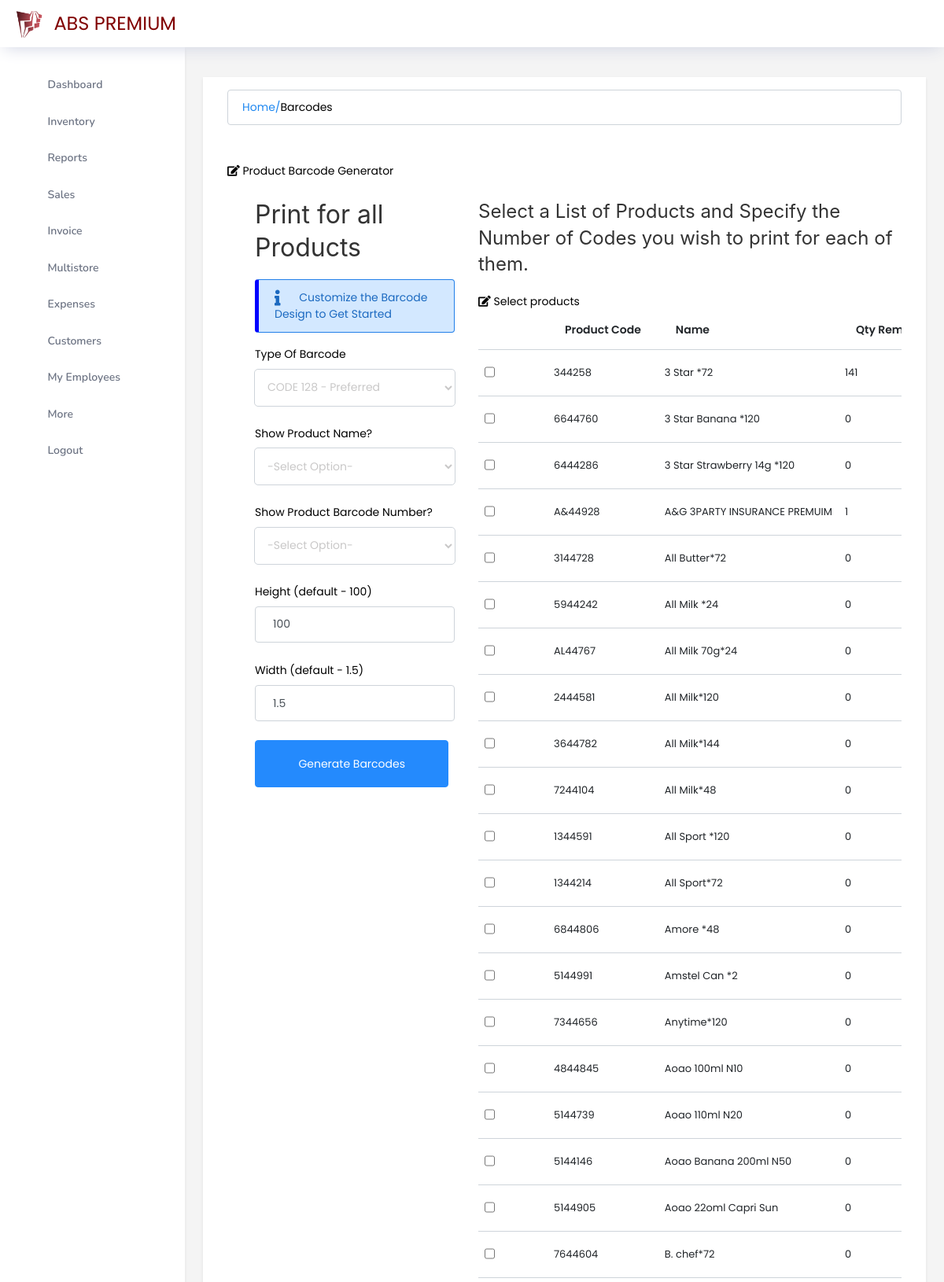
Page /views/barcodes (signed in, upper part) on the committed database.
### tables this page shows
CREATE TABLE `product` (
  `id` int(11) NOT NULL,
  `product_name` varchar(150) DEFAULT NULL,
  `measurement_unit` varchar(255) DEFAULT NULL,
  `product_id` varchar(150) DEFAULT NULL,
  `po_number` varchar(255) DEFAULT NULL,
  `store_id` varchar(11) DEFAULT NULL,
  `barcode_id` varchar(50) DEFAULT NULL,
  `order_number` varchar(150) DEFAULT NULL,
  `quantity` int(11) DEFAULT NULL,
  `max_to_sell` int(11) DEFAULT NULL,
  `product_price` int(11) DEFAULT NULL,
  `cost_price` double DEFAULT NULL,
  `product_discount` double DEFAULT 0,
  `quantity_rem` int(11) DEFAULT 0,
  `pvld_restrict_sales` int(11) DEFAULT 0,
  `reorder_level` int(11) DEFAULT 0,
  `price_level_qty_above` int(11) DEFAULT 0,
  `price_level_qty_below` int(11) DEFAULT 0,
  `price_level_amount` double DEFAULT 0,
  `pexpiry_date` date DEFAULT '0000-00-00',
  `received_status` int(1) NOT NULL DEFAULT 0
);

### views/barcodes.php (the view, shortened to what this page needs)
<?php
include "../partials/header.php";
include "../partials/sidebar.php";
?>
<div class="main-panel">
    <div class="content-wrapper">
        <div class="row rounded-0 shadow-sm bg-white p-3">
            <div class="col-md-12">
                <ol class="breadcrumb hidden-print">
                    <li><a href="../dashboard.php">Home/ </a></li>
                    <li class="active"> Barcodes</li>
                </ol>
                <div class="panel panel-default">
                    <div class="panel-heading hidden-print">
                        <div class="page-heading mt-5 mb-4"> <i class="fas fa-edit"></i> Product Barcode Generator</div>
                    </div>
                    <div class="panel-body">
                        <?php
                        if (isset($_POST["generateCodeForSelected"])) {
                            $productIDs = [];
                            $productQtys = [];
                            foreach ($_POST["selectedForCode"] as $value) {
                                array_push($productIDs, $value);
                            }
                            foreach ($_POST["selectedForCodeQty"] as $value) {
                                if (!empty($value)) {
                                    array_push($productQtys, $value);
                                }
                            }
                            ?>
                            <div class="row" style="margin-top: 10px;">
                            <?php
                            $count = 0;
                            $generator = new Picqer\Barcode\BarcodeGeneratorPNG();
                                for ($i=0; $i < sizeof($productQtys); $i++) {
                                    $qtyToPrint = intval($productQtys[$i]);
                                    $pId = $productIDs[$i];
                                    generateCodes($count, $qtyToPrint,$pId,$generator);
                                }
                        ?>
                </div>
                            <button class="btn customize-abs-btn btn-lg hidden-print" onclick="window.print()">Print</button>
                        <?php  } else { ?>
                            <div class="row" style="margin-left: 20px;">
                                <div class="col-md-4">
                                    <h2>Print for all Products</h2>
                                    <form action="" method="post">
                                        <div class="alert alert-info" style="border-left: 5px solid blue;"> <i class="fas fa-info"></i> Customize the Barcode Design to Get Started</div>
                                        <div class="form-group">
                                            <label for="">Type Of Barcode</label>
                                            <select name="barcode_type" id="" class="form-control" required>
                                                <option selected value="TYPE_CODE_128">CODE 128 - Preferred</option>
                                            </select>
                                        </div>
                                        <div class="form-group">
                                            <label for="">Show Product Name?</label>
                                            <select name="barcode_name" id="" class="form-control">
                                                <option>-Select Option-</option>
                                            </select>
                                        </div>
                                        <div class="form-group">
                                            <label for="">Show Product Barcode Number?</label>
                                            <select name="barcode_number" id="" class="form-control">
                                                <option>-Select Option-</option>
                                            </select>
                                        </div>
                                        <div class="form-group">
                                            <label for="">Height (default - 100)</label>
                                            <input type="text" name="barcode_height" class="form-control" value="100">
                                        </div>
                                        <div class="form-group">
                                            <label for="">Width (default - 1.5)</label>
                                            <input type="text" name="barcode_width" class="form-control" value="1.5">
                                        </div>
                                        <button class="btn btn-info btn-lg" name="generate_code">Generate Barcodes</button>
                                    </form>
                                </div>
                                <div class="col-md-8">
                                    <h3>Select a List of Products and Specify the Number of Codes you wish to print for each of them.</h3>
                                    <div class="panel panel-default">
                                        <div class="panel-heading">
                                            <div class="page-heading"> <i class="fas fa-edit"></i> Select products</div>
                                        </div>
                                        <div class="panel-body" id="product-holder">
                                            <div style="overflow-x:auto">
                                                <form action="" method="post">
                                                    <table class="display table table-flush" id="barcode_table">
                                                        <thead>
                                                            <tr>
                                                                <th></th>
                                                                <th style="width: 20%;"></th>
                                                                <th>Product Code</th>
                                                                <th>Name</th>
                                                                <th>Qty Rem.</th>
                                                            </tr>
                                                        </thead>
                                                        <tbody>
                                                            <?php
                                                            $sql = mysqli_query($con, "SELECT * FROM product ORDER BY product_name ASC") or die(mysqli_error($con));
                                                            while ($fetch = mysqli_fetch_array($sql)) {
                                                                echo "<tr>";
                                                                echo '<td>
                                                                <input type="checkbox" name="selectedForCode[]" onclick=\'toggleCheck(this.value)\' value="' . $fetch["product_id"] . '"></td>';
                                                                echo '<td>
                                                                <input type="number" style="display:none" name="selectedForCodeQty[]" class="form-control" id="' . $fetch["product_id"] . 'field">
                                                                </td>';
                                                                echo "<td>" . $fetch["product_id"] . "</td>";
                                                                echo "<td>" . $fetch["product_name"] . "</td>";
                                                                echo "<td>" . $fetch["quantity_rem"] . "</td>";
                                                            ?>
                                                                </tr>
                                                            <?php
                                                            }
                                                            ?>
                                                        </tbody>
                                                    </table>
                                                    <br>
                                                    <br>
                                                </form>
                                            </div>
                                        </div>
                                    </div>
                                </div>
                            <?php } ?>
                            </div>
                    </div>
                </div>
            </div>
        </div>
    </div>
</div>
</div>
</div>
<?php include "../partials/footer.php"; ?>

### css/abs.css (style rules this page uses)
.table tr td { font-size: 13px !important; padding: 8px !important; }
.table tr td input { padding: 5px !important; height: 40px !important; }
#invoice-table tr, td { border: 0px; font-size: 12px; line-height: 15px; }
.btn { border-radius: 4px !important; width: auto; }
select { color: black; }
select option { color: black; }

### rows in the picture
product: product "344258", product_name "3 Star *72", quantity_rem "141"
product: product "6644760", product_name "3 Star Banana *120", quantity_rem "0"
product: product "6444286", product_name "3 Star Strawberry 14g *120", quantity_rem "0"
product: product "A&44928", product_name "A&G 3PARTY INSURANCE PREMUIM", quantity_rem "1"
product: product "3144728", product_name "All Butter*72", quantity_rem "0"
product: product "5944242", product_name "All Milk *24", quantity_rem "0"
product: product "AL44767", product_name "All Milk 70g*24", quantity_rem "0"
product: product "2444581", product_name "All Milk*120", quantity_rem "0"
product: product "3644782", product_name "All Milk*144", quantity_rem "0"
product: product "7244104", product_name "All Milk*48", quantity_rem "0"
product: product "1344591", product_name "All Sport *120", quantity_rem "0"
product: product "1344214", product_name "All Sport*72", quantity_rem "0"
product: product "6844806", product_name "Amore *48", quantity_rem "0"
product: product "5144991", product_name "Amstel Can *2", quantity_rem "0"
product: product "7344656", product_name "Anytime*120", quantity_rem "0"
product: product "4844845", product_name "Aoao 100ml N10", quantity_rem "0"
product: product "5144739", product_name "Aoao 110ml N20", quantity_rem "0"
product: product "5144146", product_name "Aoao Banana 200ml N50", quantity_rem "0"
product: product "5144905", product_name "Aoao 22oml Capri Sun", quantity_rem "0"
product: product "7644604", product_name "B. chef*72", quantity_rem "0"
